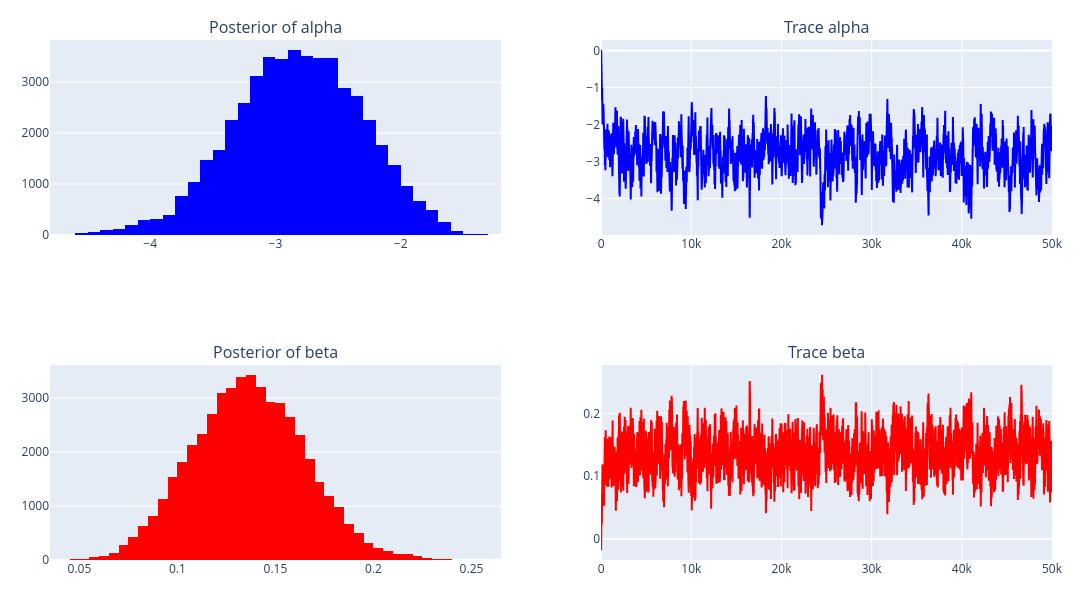

Notebook code for this chart:
### Code cell
fig = make_subplots(rows=2, cols=2,subplot_titles=("Posterior of alpha", "Trace alpha","Posterior of beta", "Trace beta"))

fig.add_trace(go.Histogram(x=samples_burned[:,0], nbinsx=50,marker_color="blue"),row=1, col=1)
fig.add_trace(go.Histogram(x=samples_burned[:,1], nbinsx=50,marker_color="red"),row=2, col=1)
fig.add_trace(go.Scatter(y=samples[:,0], mode='lines', line=dict(color='blue')), row=1, col=2)
fig.add_trace(go.Scatter(y=samples[:,1], mode='lines', line=dict(color='red')), row=2, col=2)

fig.update_layout(
    height=600,
    width=1100,
    showlegend=False,
    margin = dict(t=40, b=40, l=50, r=40)
)

fig.show()

### Figure 1 — Plotly figure (JSON) as saved in the notebook; plotly's stock layout.template omitted (floating-point values rounded to 4 significant figures; data arrays with more than 128 entries replaced by an {"elided": "..."} marker saying what was removed)
{"data": [{"marker": {"color": "blue"}, "nbinsx": 50, "type": "histogram", "x": {"elided": "49000 float values"}, "xaxis": "x", "yaxis": "y"}, {"marker": {"color": "red"}, "nbinsx": 50, "type": "histogram", "x": {"elided": "49000 float values"}, "xaxis": "x3", "yaxis": "y3"}, {"line": {"color": "blue"}, "mode": "lines", "type": "scatter", "xaxis": "x2", "y": {"elided": "50000 float values"}, "yaxis": "y2"}, {"line": {"color": "red"}, "mode": "lines", "type": "scatter", "xaxis": "x4", "y": {"elided": "50000 float values"}, "yaxis": "y4"}], "layout": {"annotations": [{"font": {"size": 16}, "showarrow": false, "text": "Posterior of alpha", "x": 0.225, "xanchor": "center", "xref": "paper", "y": 1, "yanchor": "bottom", "yref": "paper"}, {"font": {"size": 16}, "showarrow": false, "text": "Trace alpha", "x": 0.775, "xanchor": "center", "xref": "paper", "y": 1, "yanchor": "bottom", "yref": "paper"}, {"font": {"size": 16}, "showarrow": false, "text": "Posterior of beta", "x": 0.225, "xanchor": "center", "xref": "paper", "y": 0.375, "yanchor": "bottom", "yref": "paper"}, {"font": {"size": 16}, "showarrow": false, "text": "Trace beta", "x": 0.775, "xanchor": "center", "xref": "paper", "y": 0.375, "yanchor": "bottom", "yref": "paper"}], "height": 600, "margin": {"b": 40, "l": 50, "r": 40, "t": 40}, "showlegend": false, "width": 1100, "xaxis": {"anchor": "y", "domain": [0, 0.45]}, "xaxis2": {"anchor": "y2", "domain": [0.55, 1]}, "xaxis3": {"anchor": "y3", "domain": [0, 0.45]}, "xaxis4": {"anchor": "y4", "domain": [0.55, 1]}, "yaxis": {"anchor": "x", "domain": [0.625, 1]}, "yaxis2": {"anchor": "x2", "domain": [0.625, 1]}, "yaxis3": {"anchor": "x3", "domain": [0, 0.375]}, "yaxis4": {"anchor": "x4", "domain": [0, 0.375]}}}
